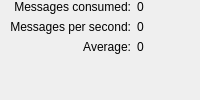
             <widget class="QWidget" name="stk_statistics_consumer">
              <layout class="QVBoxLayout" name="verticalLayout_9">
               <property name="leftMargin">
                <number>0</number>
               </property>
               <property name="topMargin">
                <number>0</number>
               </property>
               <property name="rightMargin">
                <number>0</number>
               </property>
               <property name="bottomMargin">
                <number>0</number>
               </property>
               <item>
                <layout class="QGridLayout" name="gridLayout_6">
                 <property name="leftMargin">
                  <number>10</number>
                 </property>
                 <item row="3" column="0" colspan="2">
                  <spacer name="verticalSpacer_2">
                   <property name="orientation">
                    <enum>Qt::Vertical</enum>
                   </property>
                   <property name="sizeHint" stdset="0">
                    <size>
                     <width>20</width>
                     <height>40</height>
                    </size>
                   </property>
                  </spacer>
                 </item>
                 <item row="0" column="1">
                  <widget class="QLabel" name="lbl_stats_consumed">
                   <property name="toolTip">
                    <string>Total messages consumed so far</string>
                   </property>
                   <property name="text">
                    <string>0</string>
                   </property>
                  </widget>
                 </item>
                 <item row="1" column="1">
                  <widget class="QLabel" name="lbl_stats_consumed_ps">
                   <property name="toolTip">
                    <string>Current consumed messages per second</string>
                   </property>
                   <property name="text">
                    <string>0</string>
                   </property>
                  </widget>
                 </item>
                 <item row="2" column="1">
                  <widget class="QLabel" name="lbl_stats_consumed_avg">
                   <property name="toolTip">
                    <string>Average of the messages consumed per second</string>
                   </property>
                   <property name="text">
                    <string>0</string>
                   </property>
                  </widget>
                 </item>
                 <item row="2" column="0">
                  <widget class="QLabel" name="label_9">
                   <property name="text">
                    <string>Average:</string>
                   </property>
                   <property name="alignment">
                    <set>Qt::AlignRight|Qt::AlignTrailing|Qt::AlignVCenter</set>
                   </property>
                  </widget>
                 </item>
                 <item row="1" column="0">
                  <widget class="QLabel" name="label_8">
                   <property name="text">
                    <string>Messages per second:</string>
                   </property>
                   <property name="alignment">
                    <set>Qt::AlignRight|Qt::AlignTrailing|Qt::AlignVCenter</set>
                   </property>
                  </widget>
                 </item>
                 <item row="0" column="0">
                  <widget class="QLabel" name="label_6">
                   <property name="text">
                    <string>Messages consumed:</string>
                   </property>
                   <property name="alignment">
                    <set>Qt::AlignRight|Qt::AlignTrailing|Qt::AlignVCenter</set>
                   </property>
                  </widget>
                 </item>
                </layout>
               </item>
              </layout>
             </widget>
